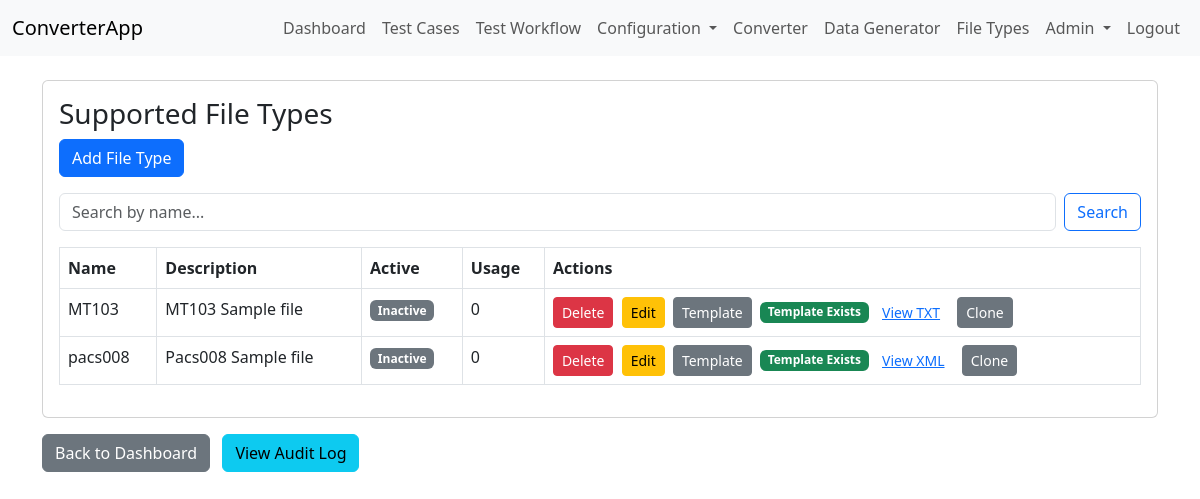
/filetypes (signed in), run on the app's committed database.
### app/models.py (models this page shows)
class FileType(db.Model):
    id = db.Column(db.Integer, primary_key=True)
    name = db.Column(db.String(100), unique=True, nullable=False)
    description = db.Column(db.String(255))
    active = db.Column(db.Boolean, default=True)
    extraction_rules = db.Column(db.Text, nullable=True)
    file_mode = db.Column(db.String(10), default='text')  # 'xml' or 'text'

### app/config/routes.py (the view)
@filetypes.route('/filetypes')
@login_required
@permission_required('filetype_manage')
def list_filetypes():
    search = request.args.get('search', '').strip()
    query = FileType.query
    if search:
        query = query.filter(FileType.name.ilike(f'%{search}%'))
    filetypes = query.order_by(FileType.name).all()
    from ..models import Configuration
    import os
    from flask import current_app, url_for
    TEMPLATE_DIR = os.path.join(current_app.root_path, 'templates', 'filetypes')
    for ft in filetypes:
        ft.usage_count = Configuration.query.filter_by(file_type=ft.name).count()
        ft.has_txt_template = os.path.exists(os.path.join(TEMPLATE_DIR, f'{ft.name}.txt.j2'))
        ft.has_xml_template = os.path.exists(os.path.join(TEMPLATE_DIR, f'{ft.name}.xml.j2'))
        ft.has_template = ft.has_txt_template or ft.has_xml_template
    return render_template('filetypes.html', filetypes=filetypes, errors=[], search=search)

### app/auth/routes.py (called while the page is built)
@login_manager.user_loader
def load_user(user_id):
    return User.query.get(int(user_id))

### app/testcases.py (called while the page is built)
def permission_required(permission_name):
    def decorator(f):
        @wraps(f)
        def decorated_function(*args, **kwargs):
            if not current_user.is_authenticated:
                abort(403)
            if not current_user.role or not any(p.name == permission_name for p in current_user.role.permissions):
                abort(403)
            return f(*args, **kwargs)
        return decorated_function
    return decorator

### app/templates/filetypes.html (shortened to what this page needs)
{% extends 'base.html' %}
{% block content %}
<div class="card">
    <div class="card-body">
        <h3>Supported File Types</h3>
        <a href="{{ url_for('filetypes.add_filetype') }}" class="btn btn-primary mb-3">Add File Type</a>
        <form method="get" class="mb-3 d-flex" action="{{ url_for('filetypes.list_filetypes') }}">
            <input type="text" name="search" class="form-control me-2" placeholder="Search by name..." value="{{ search }}">
            <button type="submit" class="btn btn-outline-primary">Search</button>
        </form>
        {% if filetypes %}
        <table class="table table-bordered">
            <thead>
                <tr>
                    <th>Name</th>
                    <th>Description</th>
                    <th>Active</th>
                    <th>Usage</th>
                    <th>Actions</th>
                </tr>
            </thead>
            <tbody>
                {% for ft in filetypes %}
                <tr>
                    <td>
                        <span title="{{ ft.description }}">{{ ft.name }}</span>
                    </td>
                    <td>{{ ft.description }}</td>
                    <td>
                        {% if ft.usage_count > 0 %}
                            <span class="badge bg-success">Active</span>
                        {% else %}
                            <span class="badge bg-secondary">Inactive</span>
                        {% endif %}
                    </td>
                    <td>{{ ft.usage_count if ft.usage_count is defined else 0 }}</td>
                    <td>
                        <form method="POST" action="{{ url_for('filetypes.delete_filetype', filetype_id=ft.id) }}" style="display:inline;">
                            <button type="submit" class="btn btn-sm btn-danger"  onclick="return confirm('Are you sure you want to delete this file type?');">Delete</button>
                        </form>
                        <a href="{{ url_for('filetypes.edit_filetype', filetype_id=ft.id) }}" class="btn btn-sm btn-warning ms-1">Edit</a>
                        <button type="button" class="btn btn-sm btn-secondary ms-1" data-bs-toggle="modal" data-bs-target="#templateModal{{ ft.id }}">Template</button>
                        {% if ft.has_template %}
                            <span class="badge bg-success ms-1">Template Exists</span>
                            {% if ft.has_txt_template %}
                                <a href="{{ url_for('converters.download_template', filename=ft.name ~ '.txt.j2') }}" class="btn btn-link btn-sm" target="_blank">View TXT</a>
                            {% endif %}
                            {% if ft.has_xml_template %}
                                <a href="{{ url_for('converters.download_template', filename=ft.name ~ '.xml.j2') }}" class="btn btn-link btn-sm" target="_blank">View XML</a>
                            {% endif %}
                        {% else %}
                            <span class="badge bg-secondary ms-1">No Template</span>
                        {% endif %}
                        <form method="POST" action="{{ url_for('filetypes.clone_filetype', id=ft.id) }}" style="display:inline;" onsubmit="return confirm('Clone this file type?');">
                            <button type="submit" class="btn btn-sm btn-secondary ms-1">Clone</button>
                        </form>
                    </td>
                </tr>
                {% endfor %}
            </tbody>
        </table>
        {% else %}
        <p>No file types found.</p>
        {% endif %}
    </div>
</div>
<a href="{{ url_for('dashboard') }}" class="btn btn-secondary mt-3">Back to Dashboard</a>
<a href="{{ url_for('filetypes.auditlog') }}" class="btn btn-info mt-3 ms-2">View Audit Log</a>
{% endblock %}

### data on the page
FileType: name "MT103", description "MT103 Sample file", usage_count "0"
FileType: name "pacs008", description "Pacs008 Sample file", usage_count "0"
